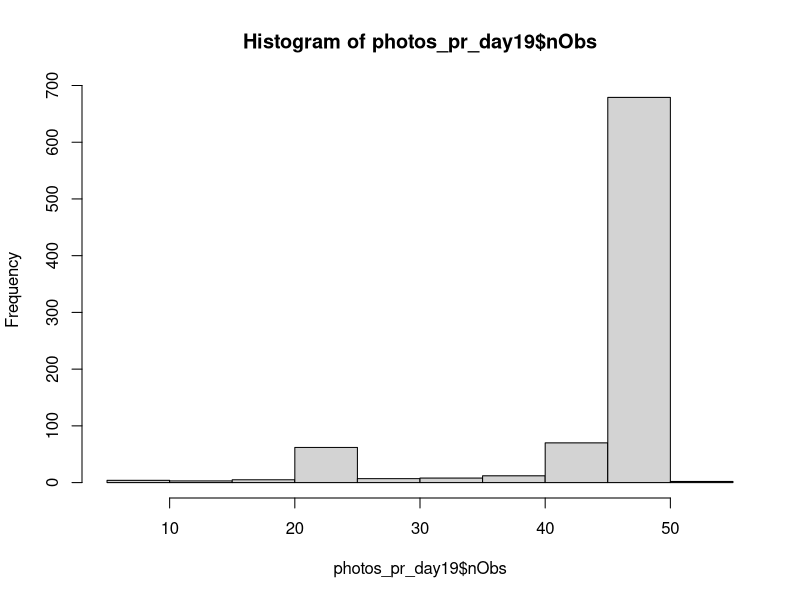

Write R code to recreate this figure.
#===========================================================================#
# script0c_head_data_file_take2.R
#
# Show that file structures are equivalent
# 1. Load 2019 and 2020 data sets
# 2. Observations, time period and time interval
#
#===========================================================================#

library(tidyverse)

#-- 1. Load 2019 and 2020 data sets ------------------------------------------

allsites19 <- read_csv("./data/allsites_y19.csv")
allsites19$cal_date <-as.Date(allsites19$datetime) 
allsites19

# A tibble: 38,202 x 6
# datetime            pest_nmbr pest_dif reviewed event site     
#   <dttm>                  <dbl>    <dbl> <chr>    <chr> <chr>    
# 1 2019-04-26 13:56:00         7        7 Yes      NA    UCKearney
# 2 2019-04-26 14:56:00         7        0 Yes      NA    UCKearney

allsites20 <- read_csv("./data/allsites_y20.csv")
allsites20$cal_date <-as.Date(allsites20$datetime) 
allsites20


allsites20
# A tibble: 31,726 x 6
#   datetime            pest_nmbr pest_dif reviewed event site      
#   <dttm>                  <dbl>    <dbl> <chr>    <chr> <chr>     
# 1 2020-04-22 03:18:00         5        4 Yes      NA    mikewoolf1
# 2 2020-04-22 05:02:00         7        2 Yes      NA    mikewoolf1


alltemps19 <- read_csv("./data/trapview_temps_degf_y19.csv")
alltemps19
# A tibble: 18,969 x 6
#   site      Date_time           degf_avg degf_lo degf_hi rh_avg
#   <chr>     <dttm>                 <dbl>   <dbl>   <dbl>  <dbl>
# 1 UCKearney 2019-05-16 17:00:00     56.1    55.4    56.8   83.0
# 2 UCKearney 2019-05-16 18:00:00     57.5    56.1    58.6   81.7
# 3 UCKearney 2019-05-16 19:00:00     55.0    53.8    56.8   90.4

alltemps20 <- read_csv("./data/trapview_temps_degf_y20.csv")
alltemps20
# A tibble: 17,580 x 6
#   Date_time           degf_avg degf_lo degf_hi rh_avg site 
#   <dttm>                 <dbl>   <dbl>   <dbl>  <dbl> <chr>
# 1 2020-04-22 02:00:00     51.5    50.2    52.5   90.3 MWT1 
# 2 2020-04-22 03:00:00     49.5    48.9    49.8   93.8 MWT1 
# 3 2020-04-22 04:00:00     49.7    48.9    50.4   94.2 MWT1 

#-- 2. Observations, time period and time interval  ---------------------------

### Get overall date range for both years

ovrvw_events19 <- allsites19 %>%
  group_by(site) %>% 
  summarise(nObs = sum(!is.na(pest_dif)),
            min_date = as.Date(min(datetime)),
            max_date = as.Date(max(datetime)))
ovrvw_events19
# A tibble: 5 x 4
#   site         nObs min_date   max_date  
#   <chr>       <int> <date>     <date>    
# 1 MWoolf_east  6274 2019-06-04 2019-10-31
# 2 MWoolf_west  7525 2019-05-22 2019-10-31
# 3 Perez        7099 2019-06-03 2019-11-04
# 4 UCKearney    8244 2019-04-26 2019-11-04
# 5 usda         9056 2019-04-24 2019-10-31

ovrvw_events20 <- allsites20 %>% 
  group_by(site) %>% 
  summarise(nObs = sum(!is.na(pest_dif)),
            min_date = as.Date(min(datetime)),
            max_date = as.Date(max(datetime)))
ovrvw_events20
# A tibble: 5 x 4
# site        nObs min_date   max_date  
#   <chr>      <int> <date>     <date>    
# 1 mikewoolf1  5337 2020-04-22 2020-09-22
# 2 mikewoolf2  7736 2020-03-12 2020-09-22
# 3 mikewoolf3  6782 2020-04-21 2020-09-22
# 4 mikewoolf4  8215 2020-03-06 2020-09-22
# 5 mikewoolf5  3656 2020-07-07 2020-09-22

### Determine photos per hour/photos per day/interval between photos

photos_pr_day19 <- allsites19 %>%
  group_by(site,cal_date) %>% 
  summarise(nObs = sum(!is.na(pest_dif)))
photos_pr_day19
# A tibble: 852 x 3
# Groups:   site [5]
# site        cal_date    nObs
#   <chr>       <date>     <int>
# 1 MWoolf_east 2019-06-04     7
# 2 MWoolf_east 2019-06-05    23

hist(photos_pr_day19$nObs)
  # Shows that 24 and 48 are strongly modal

photos_pr_day19 %>% 
  group_by(nObs) %>% 
  summarise(events = n()) %>% 
  filter(events > 20)
# A tibble: 6 x 2
# nObs events
#   <int>  <int>
# 1    24     34
# 2    44     21
# 3    46     30
# 4    47    134
# 5    48    414
# 6    49     90
     
# To examine timing, select days with 47-49 camera events. 
photos_30_min_yr19 <- photos_pr_day19[photos_pr_day19$nObs >= 47 & photos_pr_day19$nObs <= 49, ]
photos_30_min_yr19
# A tibble: 638 x 3
# Groups:   site [5]
# site        cal_date    nObs
#   <chr>       <date>     <int>
# 1 MWoolf_east 2019-06-15    47
# 2 MWoolf_east 2019-06-16    47

### Doing a left_join merger on photos_30_min_yr19[,1:2] gives 2019 obs
### with photos at 30 minute intervals (as illustrated below)

left_join(photos_30_min_yr19,allsites19)
# Joining, by = c("site", "cal_date")
# # A tibble: 30,584 x 8
# # Groups:   site [5]
# site        cal_date    nObs datetime            pest_nmbr pest_dif reviewed event
# <chr>       <date>     <int> <dttm>                  <dbl>    <dbl> <chr>    <chr>
# 1 MWoolf_east 2019-06-15    47 2019-06-15 00:28:00         0        0 Yes      NA   
# 2 MWoolf_east 2019-06-15    47 2019-06-15 00:58:00         0        0 Yes      NA   
# 3 MWoolf_east 2019-06-15    47 2019-06-15 01:28:00         0        0 Yes      NA   